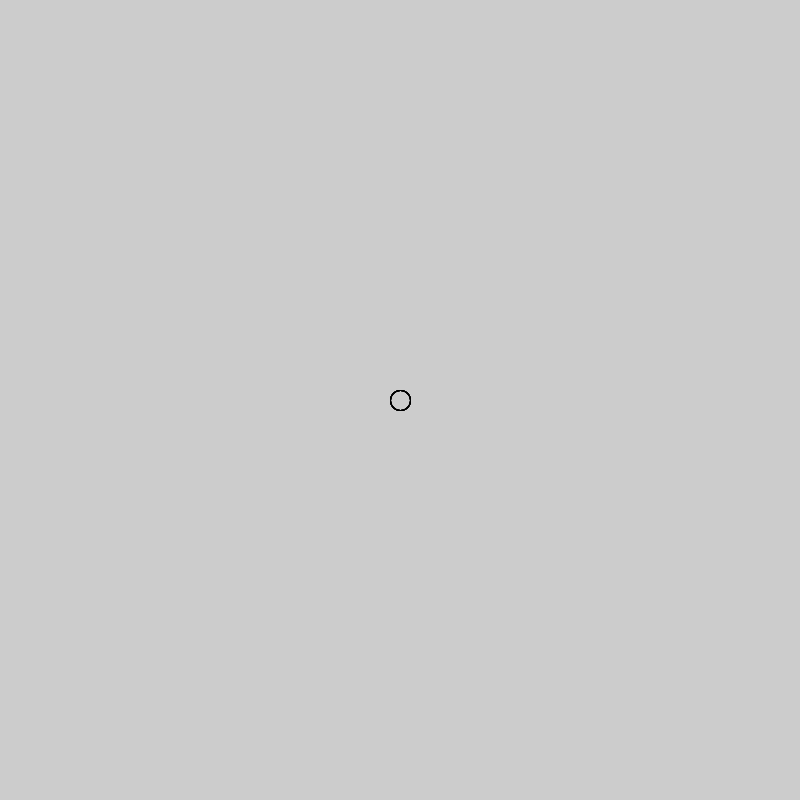
Frame 1 (no input)
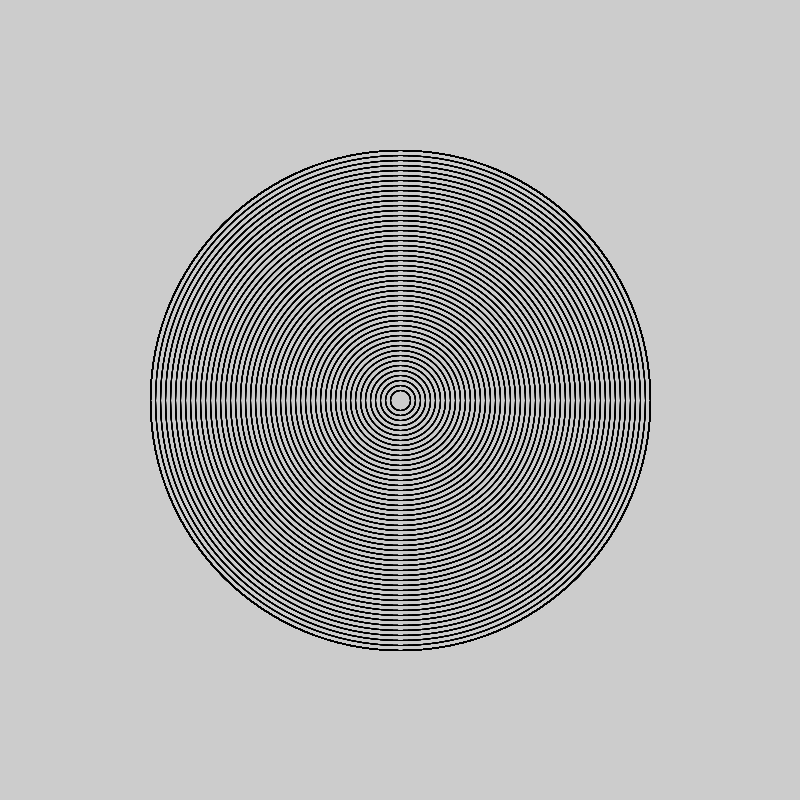
Frame 60 (the mouse pressed at the canvas centre just before this capture)
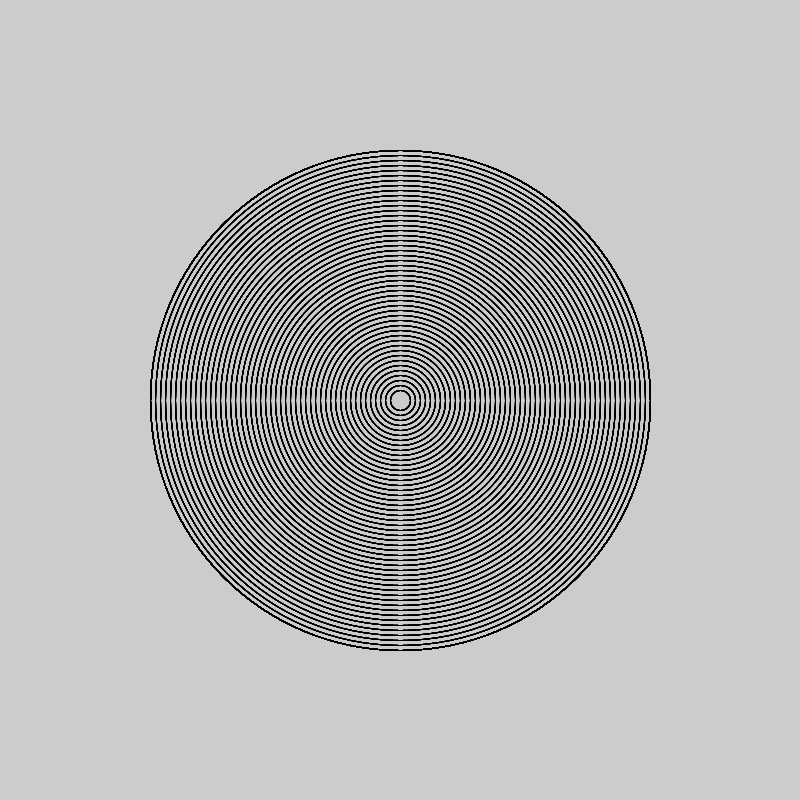
Frame 120 (the mouse held since frame 60 and released just before this capture)

The Processing sketch that drew these frames (run headless with seeded random() and noise(); from frame 60 on, the mouse is pressed at the canvas centre):

// Processing sketch: BullsEye
// ── BullsEye.pde
int x=400;
int y=400;
int radius=20;
void setup(){
  size(800,800);
  
  
  
}
void draw(){
 for(int i=0; i<10; i++){
    noFill();
  ellipse(x,y,radius,radius);
  
   
   
  
 }
 if(radius>=500){
 }
 else{
 radius=radius+10;
 }
 
}
